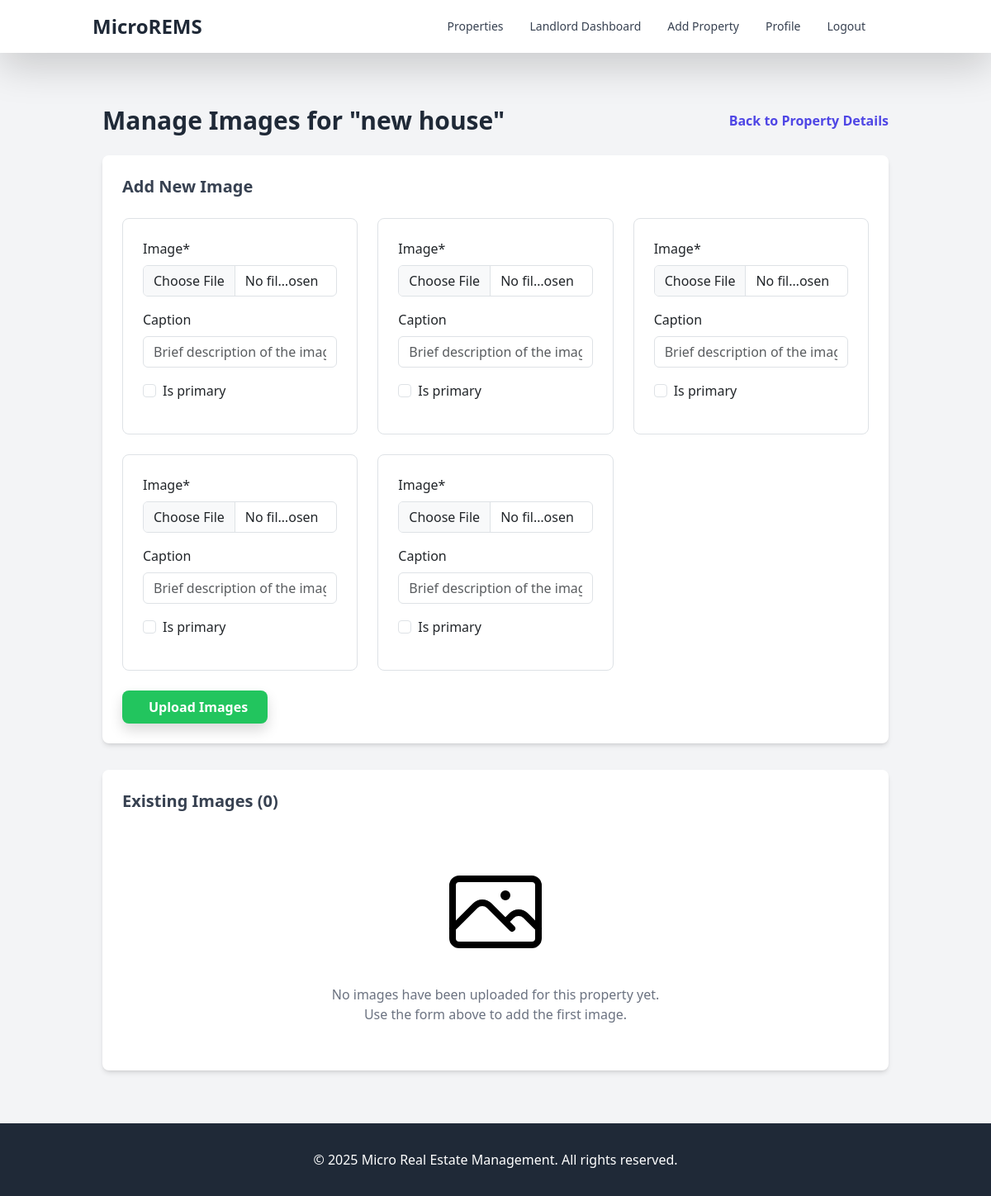
The app's page /properties/1/images/add/ (signed in), older data.
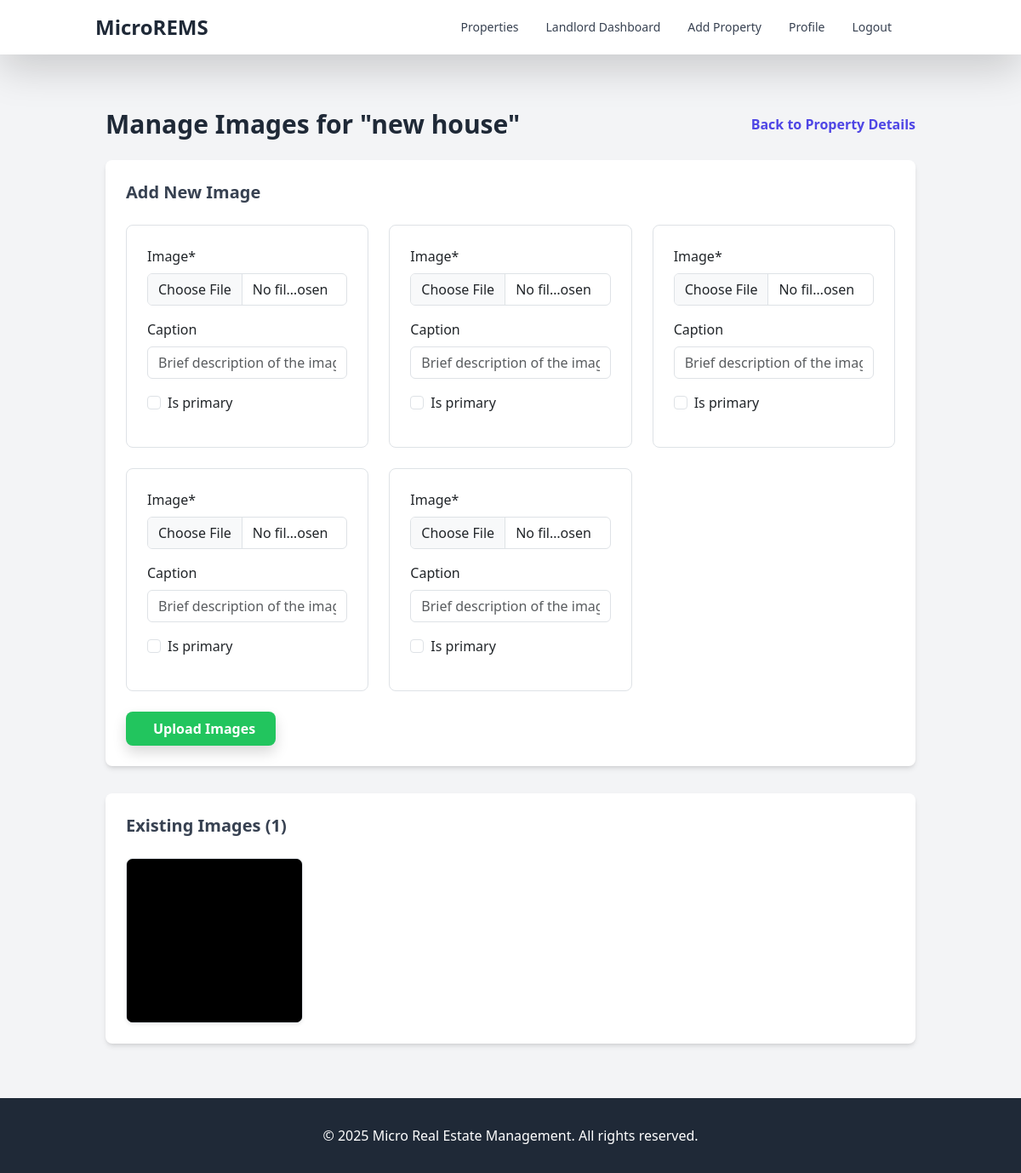
The same page, newer data.
### properties/models.py (models this page shows, shortened)
class Property(models.Model):
    PROPERTY_STATUS_CHOICES = [
        ('available', 'Available'),
        ('rented', 'Rented'),
        ('maintenance', 'Under Maintenance'),
        ('not_available', 'Not Available'),
    ]
    PROPERTY_TYPE_CHOICES = [
        ('apartment', 'Apartment'),
        ('house', 'House'),
        ('condo', 'Condominium'),
        ('commercial', 'Commercial Space'),
        ('land', 'Land'),
        ('other', 'Other'),
    ]
    landlord = models.ForeignKey(Landlord, on_delete=models.CASCADE, related_name='properties')
    title = models.CharField(max_length=200)
    description = models.TextField()
    property_type = models.CharField(max_length=20, choices=PROPERTY_TYPE_CHOICES, default='apartment')
    address = models.TextField()
    city = models.CharField(max_length=100)
    state = models.CharField(max_length=100)
    zip_code = models.CharField(max_length=20)
    bedrooms = models.PositiveIntegerField(default=1)
    bathrooms = models.DecimalField(max_digits=3, decimal_places=1, default=1.0)
    area_sqft = models.PositiveIntegerField()
    rent_amount = models.DecimalField(max_digits=10, decimal_places=2)
    security_deposit = models.DecimalField(max_digits=10, decimal_places=2)
    available_from = models.DateField()
    status = models.CharField(max_length=20, choices=PROPERTY_STATUS_CHOICES, default='available')
    amenities = models.TextField(blank=True, null=True)
    created_at = models.DateTimeField(auto_now_add=True)
    updated_at = models.DateTimeField(auto_now=True)
    class Meta:
        verbose_name_plural = "Properties"

### properties/views.py (the view)
# urls.py: path('<int:property_id>/images/add/', views.add_property_images, name='add_property_images'),
@login_required
def add_property_images(request, property_id):
    property_obj = get_object_or_404(Property, id=property_id)
    if not request.user.is_landlord or property_obj.landlord.user != request.user:
        messages.error(request, 'You do not have permission to add images to this property.')
        return redirect('property_detail', property_id=property_id)
    ImageFormSet = modelformset_factory(PropertyImage, form=PropertyImageForm, extra=5, max_num=10)
    if request.method == 'POST':
        formset = ImageFormSet(request.POST, request.FILES, queryset=PropertyImage.objects.none())
        if formset.is_valid():
            for form in formset.cleaned_data:
                if form:
                    image = form['image']
                    caption = form.get('caption', '')
                    is_primary = form.get('is_primary', False)
                    if is_primary:
                        PropertyImage.objects.filter(property=property_obj, is_primary=True).update(is_primary=False)
                    PropertyImage.objects.create(
                        property=property_obj,
                        image=image,
                        caption=caption,
                        is_primary=is_primary
                    )
            messages.success(request, 'Images added successfully!')
            return redirect('property_detail', property_id=property_id)
    else:
        formset = ImageFormSet(queryset=PropertyImage.objects.none())
    return render(request, 'properties/add_property_images.html', {
        'formset': formset,
        'property': property_obj
    })

### templates/properties/add_property_images.html (shortened to what this page needs)
{% extends 'base.html' %}
{% load crispy_forms_tags %}
{% load static %}
{% block content %}
<div class="container mx-auto py-8">
    <div class="flex justify-between items-center mb-6">
        <h1 class="text-2xl md:text-3xl font-bold text-gray-800">Manage Images for "{{ property.title }}"</h1>
        <a href="{% url 'property_detail' property.id %}" class="text-indigo-600 hover:text-indigo-800 font-semibold">
            Back to Property Details
        </a>
    </div>
    <div class="bg-white p-6 rounded-lg shadow-md mb-8">
        <h2 class="text-xl font-semibold text-gray-700 mb-4">Add New Image</h2>
        <form method="post" enctype="multipart/form-data">
            <div class="grid grid-cols-1 md:grid-cols-2 lg:grid-cols-3 gap-6">
                {% for form in formset %}
                    <div class="border p-4 rounded-lg">
                        {{ form|crispy }}
                    </div>
                {% endfor %}
            </div>
            <div class="mt-4">
                <button type="submit" name="add_image" class="bg-green-500 hover:bg-green-600 text-white font-bold py-2 px-4 rounded-lg shadow transition duration-150">
                    Upload Images
                </button>
            </div>
        </form>
    </div>
    <div class="bg-white p-6 rounded-lg shadow-md">
        <h2 class="text-xl font-semibold text-gray-700 mb-4">Existing Images ({{ property.images.count }})</h2>
        {% if property.images.all %}
            <div class="grid grid-cols-1 sm:grid-cols-2 md:grid-cols-3 lg:grid-cols-4 gap-6">
                {% for image in property.images.all %}
                    <div class="relative group border rounded-lg overflow-hidden shadow-sm">
                        <div class="absolute inset-0 bg-black bg-opacity-0 group-hover:bg-opacity-50 transition-opacity duration-300 flex flex-col items-center justify-center p-2">
                        </div>
                    </div>
                {% endfor %}
            </div>
        {% else %}
            <div class="text-center py-8">
                <img src="{% static 'images/no_images_placeholder.svg' %}" alt="No images uploaded" class="mx-auto h-32 w-auto mb-4 text-gray-400">
                <p class="text-gray-500">No images have been uploaded for this property yet.</p>
                <p class="text-gray-500">Use the form above to add the first image.</p>
            </div>
        {% endif %}
    </div>
</div>
{% endblock %}

Row changes from the older to the newer data that the page shows:
changed Property "new house": images.count "0" → "1"
Text that changed along with them:
text no longer shown: "No images have been uploaded for this property yet. Use the form above to add the first image."
